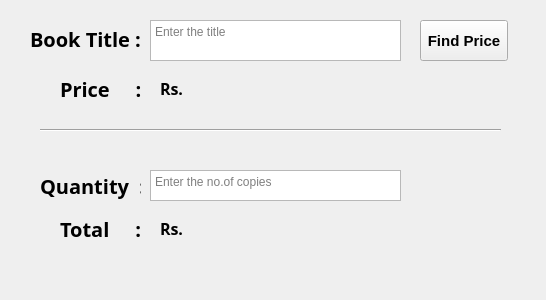
<?xml version="1.0" encoding="UTF-8"?>
<ui version="4.0">
 <class>Form</class>
 <widget class="QWidget" name="Form">
  <property name="geometry">
   <rect>
    <x>0</x>
    <y>0</y>
    <width>546</width>
    <height>300</height>
   </rect>
  </property>
  <property name="windowTitle">
   <string>Form</string>
  </property>
  <widget class="QPlainTextEdit" name="plainTextEdit">
   <property name="geometry">
    <rect>
     <x>150</x>
     <y>20</y>
     <width>251</width>
     <height>41</height>
    </rect>
   </property>
   <property name="placeholderText">
    <string>Enter the title</string>
   </property>
  </widget>
  <widget class="QLabel" name="label">
   <property name="geometry">
    <rect>
     <x>30</x>
     <y>30</y>
     <width>131</width>
     <height>17</height>
    </rect>
   </property>
   <property name="font">
    <font>
     <family>Raleway</family>
     <pointsize>15</pointsize>
     <weight>75</weight>
     <bold>true</bold>
    </font>
   </property>
   <property name="text">
    <string>Book Title :  </string>
   </property>
  </widget>
  <widget class="QPlainTextEdit" name="plainTextEdit_2">
   <property name="geometry">
    <rect>
     <x>150</x>
     <y>170</y>
     <width>251</width>
     <height>31</height>
    </rect>
   </property>
   <property name="placeholderText">
    <string>Enter the no.of copies</string>
   </property>
  </widget>
  <widget class="QPushButton" name="pushButton">
   <property name="geometry">
    <rect>
     <x>420</x>
     <y>20</y>
     <width>88</width>
     <height>41</height>
    </rect>
   </property>
   <property name="font">
    <font>
     <pointsize>11</pointsize>
     <weight>75</weight>
     <bold>true</bold>
    </font>
   </property>
   <property name="styleSheet">
    <string notr="true"/>
   </property>
   <property name="text">
    <string>Find Price</string>
   </property>
  </widget>
  <widget class="QLabel" name="label_2">
   <property name="geometry">
    <rect>
     <x>60</x>
     <y>80</y>
     <width>101</width>
     <height>17</height>
    </rect>
   </property>
   <property name="font">
    <font>
     <family>Raleway</family>
     <pointsize>15</pointsize>
     <weight>75</weight>
     <bold>true</bold>
    </font>
   </property>
   <property name="text">
    <string>Price     :</string>
   </property>
  </widget>
  <widget class="Line" name="line">
   <property name="geometry">
    <rect>
     <x>40</x>
     <y>110</y>
     <width>461</width>
     <height>41</height>
    </rect>
   </property>
   <property name="orientation">
    <enum>Qt::Horizontal</enum>
   </property>
  </widget>
  <widget class="QLabel" name="label_3">
   <property name="geometry">
    <rect>
     <x>40</x>
     <y>170</y>
     <width>101</width>
     <height>31</height>
    </rect>
   </property>
   <property name="font">
    <font>
     <family>Raleway</family>
     <pointsize>15</pointsize>
     <weight>75</weight>
     <bold>true</bold>
    </font>
   </property>
   <property name="text">
    <string>Quantity  :</string>
   </property>
  </widget>
  <widget class="QLabel" name="label_4">
   <property name="geometry">
    <rect>
     <x>60</x>
     <y>220</y>
     <width>81</width>
     <height>17</height>
    </rect>
   </property>
   <property name="font">
    <font>
     <family>Raleway</family>
     <pointsize>15</pointsize>
     <weight>75</weight>
     <bold>true</bold>
    </font>
   </property>
   <property name="text">
    <string>Total     : </string>
   </property>
  </widget>
  <widget class="QLabel" name="label_5">
   <property name="geometry">
    <rect>
     <x>160</x>
     <y>80</y>
     <width>54</width>
     <height>17</height>
    </rect>
   </property>
   <property name="font">
    <font>
     <family>Raleway</family>
     <pointsize>12</pointsize>
     <weight>75</weight>
     <bold>true</bold>
    </font>
   </property>
   <property name="text">
    <string>Rs. </string>
   </property>
  </widget>
  <widget class="QLabel" name="label_6">
   <property name="geometry">
    <rect>
     <x>160</x>
     <y>220</y>
     <width>54</width>
     <height>17</height>
    </rect>
   </property>
   <property name="font">
    <font>
     <family>Raleway</family>
     <pointsize>12</pointsize>
     <weight>75</weight>
     <bold>true</bold>
    </font>
   </property>
   <property name="text">
    <string>Rs. </string>
   </property>
  </widget>
 </widget>
 <resources/>
 <connections/>
</ui>
